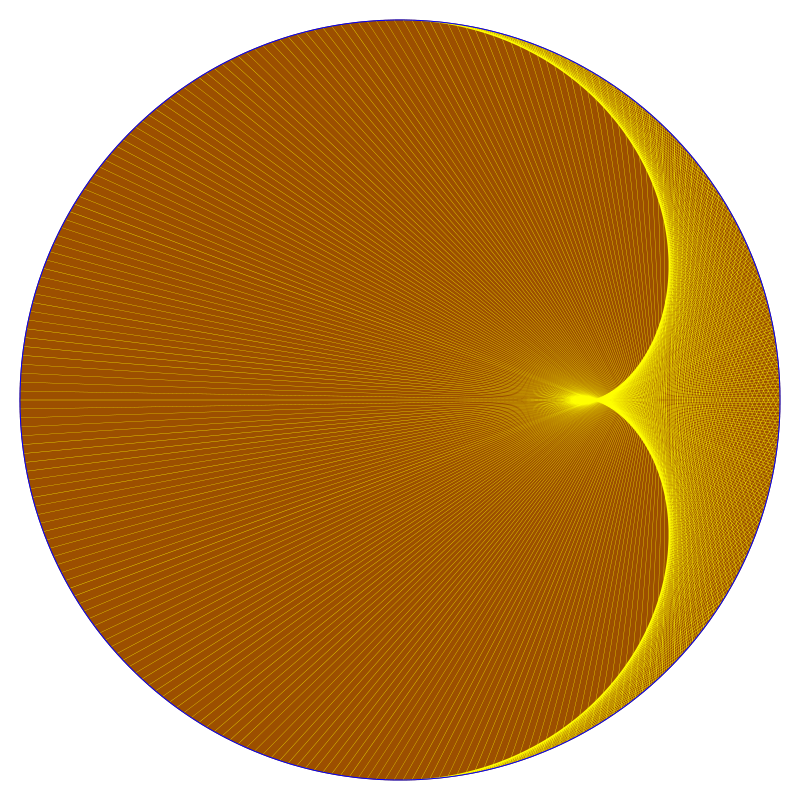

Generate this figure with Python:
from __future__ import print_function
import math
import fitz
from fitz.utils import getColor
import gzip

"""
@Copyright 2017-2019, Jorj McKie, mailto:<[email redacted]>

@created: 2017-06-18 10:00:00

@author: (c) Jorj X. McKie

Demo for creating simple graphics with method 'drawLine()', 'drawCircle()'
and friends.

Dependencies:
PyMuPDF v1.12.0+, math

License:
 GNU GPL 3+

Sketching a caustic. That's the shape the early morning sun paints onto
your desperately needed cup of coffee, when shining from a low angle
through the window on your left side ...

We draw each sun ray after it has been reflected by the cup.

The resulting picture is save in three image formats: PDF, PNG and SVG / SVGZ

"""
print(fitz.__doc__)


def pvon(a):
    """Starting point of a reflected sun ray, given an angle a."""
    return (math.cos(a), math.sin(a))


def pbis(a):
    """End point of a reflected sun ray, given an angle a."""
    return (math.cos(3 * a - math.pi), (math.sin(3 * a - math.pi)))


fileprfx = "catacaustic"  # filename prefix
coffee = getColor("coffee")  # color: latte macchiato?
yellow = getColor("yellow")  # color of sun rays
blue = getColor("blue")  # color cup border
doc = fitz.open()  # new empty PDF
page = doc.newPage(-1, width=800, height=800)  # create square sized page
center = fitz.Point(
    page.rect.width / 2, page.rect.height / 2  # center of circle on page
)

radius = page.rect.width / 2 - 20  # leave a border of 20 pixels

img = page.newShape()
img.drawCircle(center, radius)
img.finish(color=coffee, fill=coffee)  # fill coffee into the cup

count = 200  # how many sun rays we draw
interval = math.pi / count  # angle fraction
for i in range(1, count):
    a = -math.pi / 2 + i * interval  # go from -90 to +90 degrees
    von = fitz.Point(pvon(a)) * radius + center  # start point adjusted
    bis = fitz.Point(pbis(a)) * radius + center  # end point adjusted
    img.drawLine(von, bis)

img.finish(width=1, color=yellow, closePath=False)  # a ray is a fine yellow line

img.drawCircle(center, radius)
img.finish(color=blue)  # cup border is blue
page.setCropBox(img.rect)  # adjust visible page
img.commit()
doc.save(fileprfx + ".pdf")

# create a PNG image
doc.getPagePixmap(0).writePNG(fileprfx + ".png")

# save as SVG / SVGZ images
svg = page.getSVGimage()
svgz = gzip.compress(svg.encode("utf-8"))
fout = open(fileprfx + ".svg", "w")
fout.write(svg)
fout.close()
fout = open(fileprfx + ".svgz", "wb")
fout.write(svgz)
fout.close()
